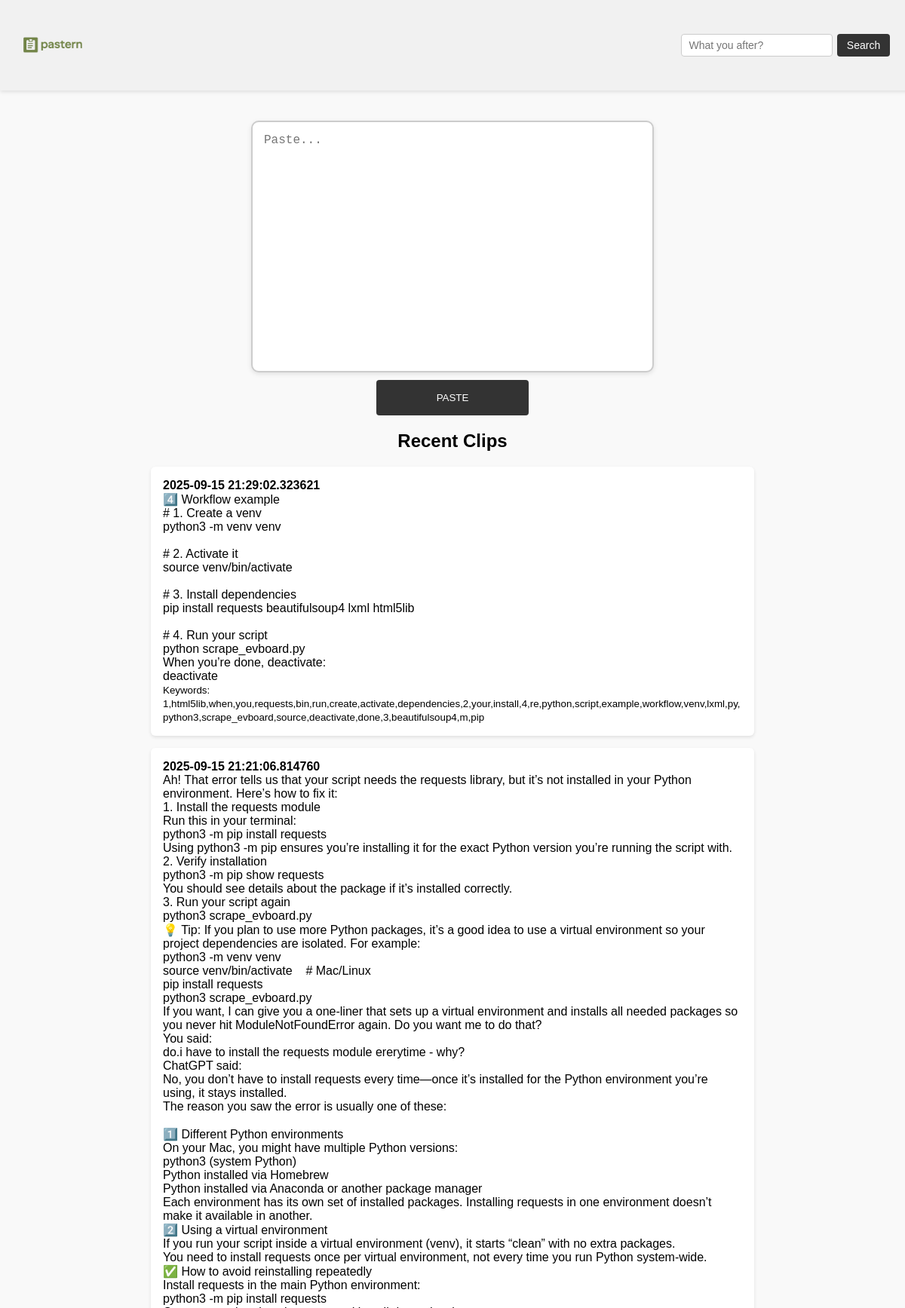
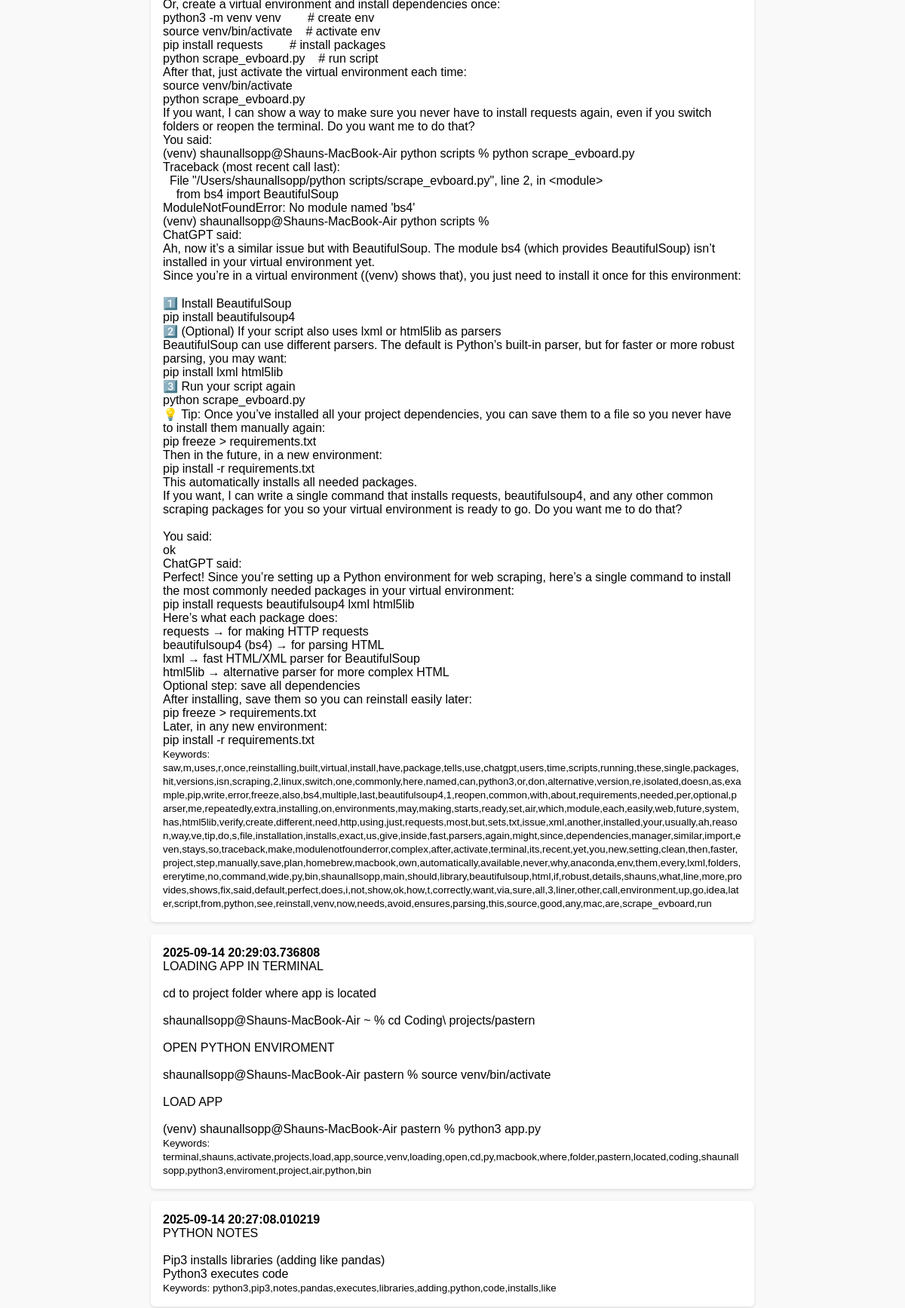
The page / (upper part) on the database its author committed (2 pictures, top to bottom).
### tables this page shows
CREATE TABLE clipboard (
        id INTEGER PRIMARY KEY AUTOINCREMENT,
        content TEXT,
        keywords TEXT,
        created_at TIMESTAMP
    );

### app.py (the view, shortened to what this page needs)
@app.route("/", methods=["GET", "POST"])
def index():
    conn = sqlite3.connect("data.db")
    c = conn.cursor()
    c.execute("SELECT * FROM clipboard ORDER BY created_at DESC")
    entries = c.fetchall()
    conn.close()
    return render_template("index.html", entries=entries)

### templates/index.html (shortened to what this page needs)
<!DOCTYPE html>
<html>
<head>
  <link rel="stylesheet" href="{{ url_for('static', filename='style.css') }}">
</head>
<body>
  <header class="banner">
    <img src="{{ url_for('static', filename='images/pasternlogo.png') }}"
         alt="Pastern logo"
         class="logo">
    <form method="GET" action="/search" class="search-form">
      <input type="text" name="q" placeholder="What you after?" value="{{ search or '' }}">
      <button type="submit">Search</button>
    </form>
  </header>
  <form method="POST" class="paste-form">
    <textarea name="content" placeholder="Paste..." class="textarea"></textarea>
    <button type="submit">PASTE</button>
  </form>
  <h2 style="text-align:center;">Recent Clips</h2>
  <ul>
    {% for entry in entries %}
      <li>
        <b>{{ entry[3] }}</b><br>
        <div class="clip-text">{{ entry[1] }}</div>
        <small>Keywords: {{ entry[2] }}</small>
      </li>
    {% endfor %}
  </ul>
</body>
</html>

### static/style.css (style rules this page uses)
body { font-family: sans-serif; margin: 0; padding-top: 140px; background: #f9f9f9; }
.banner { background: #f1f1f1; min-height: 120px; display: flex; justify-content: space-between; align-items: center; padding: 0 20px; box-shadow: 0 2px 5px rgba(0,0,0,0.1); position: fixed; top: 0; left: 0; width: 100%; z-index: 1000; flex-wrap: wrap; }
.banner .logo { height: 100px; width: auto; display: block; }
.search-form { display: flex; gap: 6px; justify-content: flex-end; max-width: 350px; margin-right: 40px; }
.search-form input { width: 180px; padding: 0.35rem 0.6rem; font-size: 14px; border: 1px solid #ccc; border-radius: 4px; }
.search-form button { padding: 0.35rem 0.8rem; font-size: 14px; background: #333; color: white; border: none; cursor: pointer; border-radius: 4px; }
.paste-form { display: flex; flex-direction: column; align-items: center; margin: 20px auto; gap: 10px; }
.paste-form textarea { width: 500px; max-width: 90%; height: 300px; padding: 15px; font-size: 16px; border: 2px solid #ccc; border-radius: 10px; resize: none; box-shadow: 0 2px 6px rgba(0,0,0,0.1); }
.paste-form button { padding: 1rem 5rem; background: #333; color: white; border: none; cursor: pointer; border-radius: 4px; }
ul { list-style: none; padding: 0; max-width: 800px; margin: 20px auto; }
li { background: white; margin: 1rem 0; padding: 1rem; border-radius: 6px; box-shadow: 0 2px 4px rgba(0,0,0,0.1); word-wrap: break-word; }
.clip-text { white-space: pre-wrap; }

### rows shown on the page
clipboard: created_at "2025-09-15 21:29:02.323621", content "4️⃣ Workflow example # 1. Create a venv python3 -m venv venv # 2. Activate it source venv/bin/activate # 3. Install dependencies pip install requests beautifulsoup4 lxml html5lib # 4. Run your script python scrape_evboard.py When you’re done, deactivate: deactivate", keywords "1,html5lib,when,you,requests,bin,run,create,activate,dependencies,2,your,install,4,re,python,script,example,workflow,venv,lxml,py,python3,scrape_evboard,source,deactivate,done,3,beautifulsoup4,m,pip"
clipboard: created_at "2025-09-15 21:21:06.814760", content "Ah! That error tells us that your script needs the requests library, but it’s not installed in your Python environment. Here’s how to fix it: 1. Install the requests module Run this in your terminal: python3 -m pip install requests Using python3 -m pip ensures you’re installing it for the exact Python version you’re running the script with. 2. Verify installation python3 -m pip show requests You should see details about the package if it’s installed correctly. 3. Run your script again python3 scrape_evboard.py 💡 Tip: If you plan to use more Python packages, it’s a good idea to use a virtual environment so your project dependencies are isolated. For example: python3 -m venv venv source…", keywords "saw,m,uses,r,once,reinstalling,built,virtual,install,have,package,tells,use,chatgpt,users,time,scripts,running,these,single,packages,hit,versions,isn,scraping,2,linux,switch,one,commonly,here,named,can,python3,or,don,alternative,version,re,isolated,doesn,as,example,pip,write,error,freeze,also,bs4,multiple,last,beautifulsoup4,1,reopen,common,with,about,requirements,needed,per,optional,parser,me,repeatedly,extra,installing,on,environments,may,making,starts,ready,set,air,which,module,each,easily,web,future,system,has,html5lib,verify,create,different,need,http,using,just,requests,most,but,sets,txt,issue,xml,another,installed,your,usually,ah,reason,way,ve,tip,do,s,file,installation,installs,exact…"
clipboard: created_at "2025-09-14 20:29:03.736808", content "LOADING APP IN TERMINAL cd to project folder where app is located shaunallsopp@Shauns-MacBook-Air ~ % cd Coding\\ projects/pastern OPEN PYTHON ENVIROMENT shaunallsopp@Shauns-MacBook-Air pastern % source venv/bin/activate LOAD APP (venv) shaunallsopp@Shauns-MacBook-Air pastern % python3 app.py", keywords "terminal,shauns,activate,projects,load,app,source,venv,loading,open,cd,py,macbook,where,folder,pastern,located,coding,shaunallsopp,python3,enviroment,project,air,python,bin"
clipboard: created_at "2025-09-14 20:27:08.010219", content "PYTHON NOTES Pip3 installs libraries (adding like pandas) Python3 executes code", keywords "python3,pip3,notes,pandas,executes,libraries,adding,python,code,installs,like"
